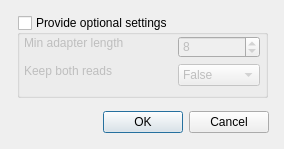
<?xml version="1.0" encoding="UTF-8"?>
<ui version="4.0">
 <class>IlluminaClipSettings</class>
 <widget class="QDialog" name="IlluminaClipSettings">
  <property name="geometry">
   <rect>
    <x>0</x>
    <y>0</y>
    <width>284</width>
    <height>149</height>
   </rect>
  </property>
  <property name="minimumSize">
   <size>
    <width>284</width>
    <height>149</height>
   </size>
  </property>
  <property name="maximumSize">
   <size>
    <width>284</width>
    <height>149</height>
   </size>
  </property>
  <property name="windowTitle">
   <string>Configure ILLUMINACLIP Optional Settings</string>
  </property>
  <widget class="QDialogButtonBox" name="buttonBox">
   <property name="geometry">
    <rect>
     <x>18</x>
     <y>106</y>
     <width>251</width>
     <height>33</height>
    </rect>
   </property>
   <property name="orientation">
    <enum>Qt::Horizontal</enum>
   </property>
   <property name="standardButtons">
    <set>QDialogButtonBox::Cancel|QDialogButtonBox::Ok</set>
   </property>
  </widget>
  <widget class="QGroupBox" name="groupBox">
   <property name="enabled">
    <bool>true</bool>
   </property>
   <property name="geometry">
    <rect>
     <x>17</x>
     <y>15</y>
     <width>251</width>
     <height>83</height>
    </rect>
   </property>
   <property name="title">
    <string>Provide optional settings</string>
   </property>
   <property name="flat">
    <bool>false</bool>
   </property>
   <property name="checkable">
    <bool>true</bool>
   </property>
   <property name="checked">
    <bool>false</bool>
   </property>
   <widget class="QWidget" name="">
    <property name="geometry">
     <rect>
      <x>7</x>
      <y>21</y>
      <width>236</width>
      <height>50</height>
     </rect>
    </property>
    <layout class="QHBoxLayout" name="horizontalLayout">
     <item>
      <layout class="QVBoxLayout" name="verticalLayout_3">
       <item>
        <widget class="QLabel" name="minLengthLable">
         <property name="sizePolicy">
          <sizepolicy hsizetype="Preferred" vsizetype="Fixed">
           <horstretch>0</horstretch>
           <verstretch>0</verstretch>
          </sizepolicy>
         </property>
         <property name="text">
          <string>Min adapter length</string>
         </property>
        </widget>
       </item>
       <item>
        <widget class="QLabel" name="keepBothLable">
         <property name="sizePolicy">
          <sizepolicy hsizetype="Fixed" vsizetype="Preferred">
           <horstretch>0</horstretch>
           <verstretch>0</verstretch>
          </sizepolicy>
         </property>
         <property name="text">
          <string>Keep both reads</string>
         </property>
        </widget>
       </item>
      </layout>
     </item>
     <item>
      <layout class="QVBoxLayout" name="verticalLayout_2">
       <item>
        <spacer name="horizontalSpacer">
         <property name="orientation">
          <enum>Qt::Horizontal</enum>
         </property>
         <property name="sizeType">
          <enum>QSizePolicy::Fixed</enum>
         </property>
         <property name="sizeHint" stdset="0">
          <size>
           <width>48</width>
           <height>20</height>
          </size>
         </property>
        </spacer>
       </item>
       <item>
        <spacer name="horizontalSpacer_2">
         <property name="orientation">
          <enum>Qt::Horizontal</enum>
         </property>
         <property name="sizeType">
          <enum>QSizePolicy::Fixed</enum>
         </property>
         <property name="sizeHint" stdset="0">
          <size>
           <width>48</width>
           <height>20</height>
          </size>
         </property>
        </spacer>
       </item>
      </layout>
     </item>
     <item>
      <layout class="QVBoxLayout" name="verticalLayout">
       <item>
        <widget class="QSpinBox" name="minLengthSpin">
         <property name="sizePolicy">
          <sizepolicy hsizetype="Minimum" vsizetype="Preferred">
           <horstretch>0</horstretch>
           <verstretch>0</verstretch>
          </sizepolicy>
         </property>
         <property name="maximum">
          <number>2147483647</number>
         </property>
         <property name="value">
          <number>8</number>
         </property>
        </widget>
       </item>
       <item>
        <widget class="QComboBox" name="keepBothCombo">
         <item>
          <property name="text">
           <string>False</string>
          </property>
         </item>
         <item>
          <property name="text">
           <string>True</string>
          </property>
         </item>
        </widget>
       </item>
      </layout>
     </item>
    </layout>
   </widget>
  </widget>
 </widget>
 <resources/>
 <connections>
  <connection>
   <sender>buttonBox</sender>
   <signal>accepted()</signal>
   <receiver>IlluminaClipSettings</receiver>
   <slot>accept()</slot>
   <hints>
    <hint type="sourcelabel">
     <x>248</x>
     <y>254</y>
    </hint>
    <hint type="destinationlabel">
     <x>157</x>
     <y>274</y>
    </hint>
   </hints>
  </connection>
  <connection>
   <sender>buttonBox</sender>
   <signal>rejected()</signal>
   <receiver>IlluminaClipSettings</receiver>
   <slot>reject()</slot>
   <hints>
    <hint type="sourcelabel">
     <x>316</x>
     <y>260</y>
    </hint>
    <hint type="destinationlabel">
     <x>286</x>
     <y>274</y>
    </hint>
   </hints>
  </connection>
 </connections>
</ui>
